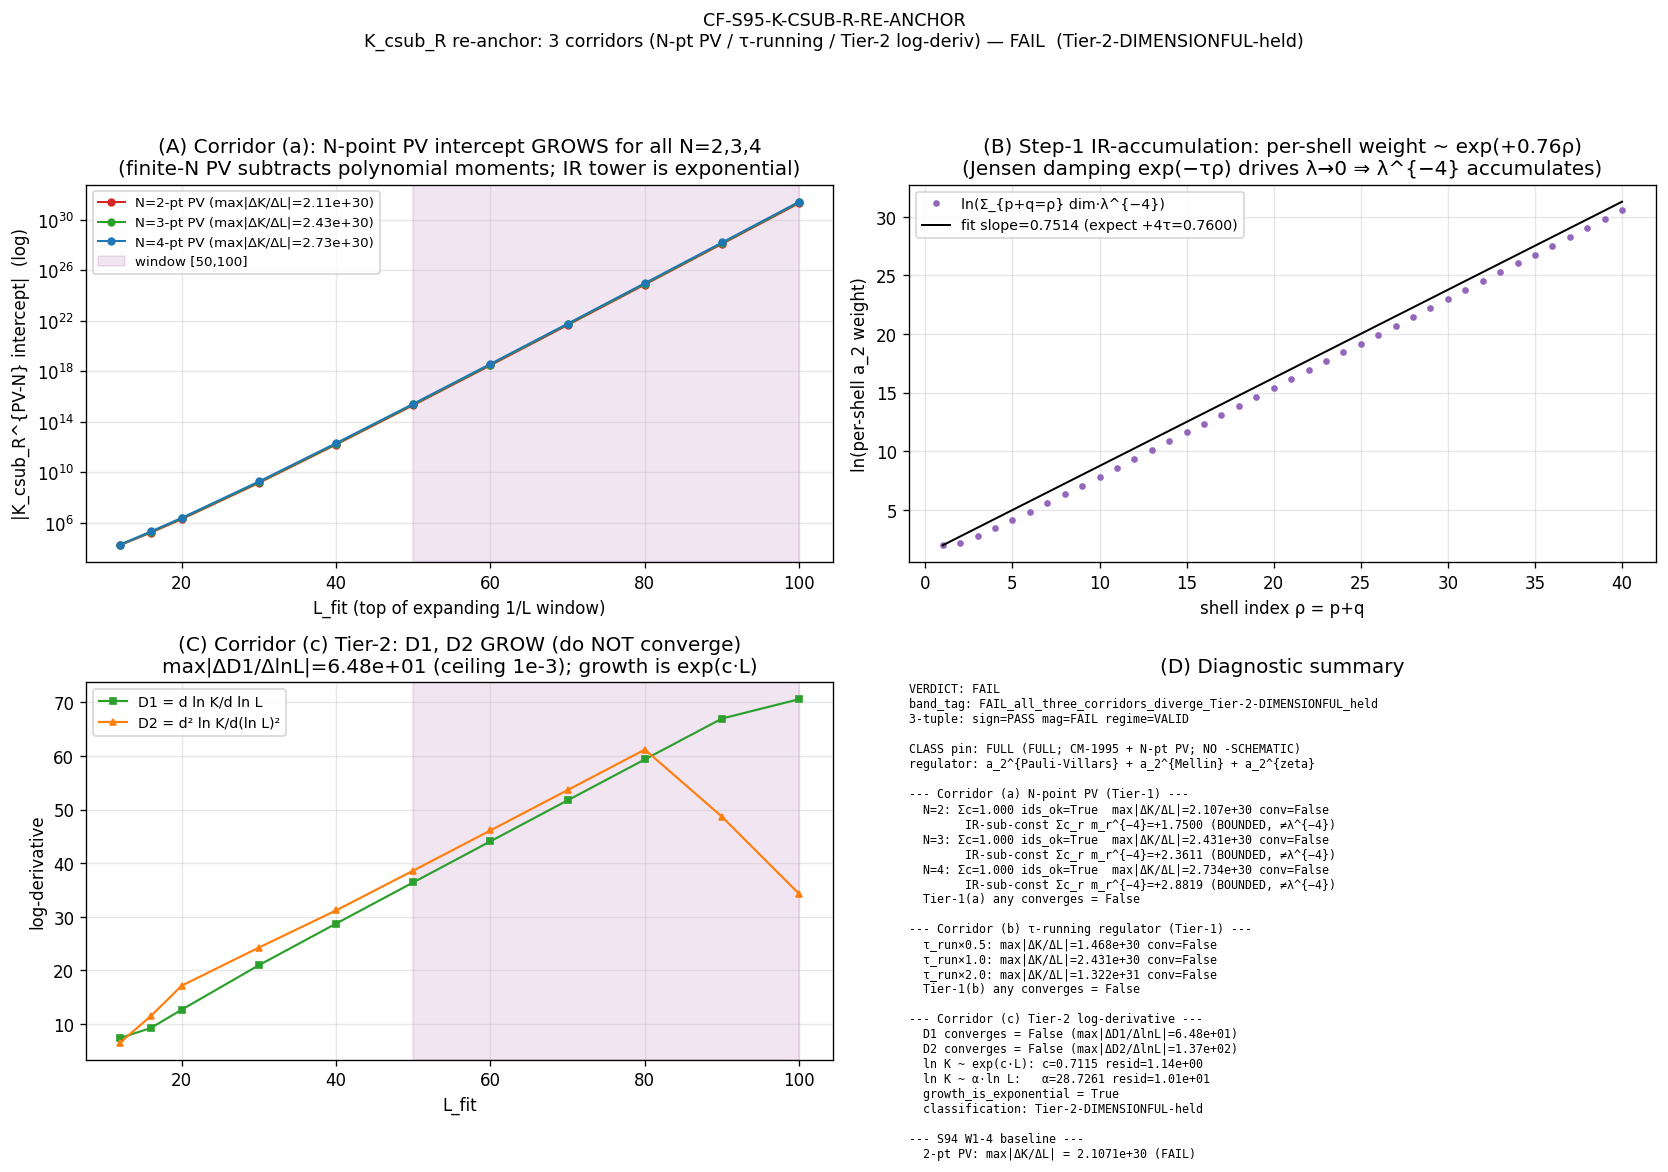

Write the Python code that produced this figure.
#!/usr/bin/env python3
# -*- coding: utf-8 -*-
"""
CF-S95-K-CSUB-R-RE-ANCHOR
=========================

Gate: CF-S95-K-CSUB-R-RE-ANCHOR  ([VERIFY])
Plan: sessions/session-plan/session-95-plan-w1.md §W1-2
Owner: lizzi-spectral-functional-theorist

PURPOSE (re-attempt K_csub_R UV-finiteness after the S94 W1-4 FAIL):
  S94 W1-4 (S94-K-CSUB-R-ABSOLUTE-CONVERGENCE, FAIL) established that the
  2-point Pauli-Villars subtraction at Λ_UV = M_KK does NOT regulate the
  K_csub_R intercept: the a_2 Mellin-s=2 moment Σ_k dim_k λ_k^{−4} on the FULL
  Jensen-deformed spectrum (λ = √C_2·exp(−τρ), ρ=p+q, τ=τ_fold=0.19) DIVERGES
  because per shell ρ the contribution grows like exp(+4τρ)=exp(+0.76ρ) — an
  IR-ACCUMULATION tower (the divergence is at small λ, λ→0 from the high-Casimir
  sectors where the Jensen damping beats the √C_2 growth). The 2-pt PV regulates
  the LARGE-λ (UV) direction; the substrate's divergence is in the SMALL-λ
  (IR-accumulation) direction. S94 measured max_dK_over_dL_pv = 2.1071e+30.

  THIS gate re-attempts via THREE corridors per plan §W1-2:
    (a) N-point (N>=3) Pauli-Villars: Σ c_r = 1, Σ c_r m_r^{2k}=0 for k=1..N−1,
        at Λ_UV = M_KK on the FULL CM-1995 Jensen table; scan |dK/dL| over [50,100].
    (b) τ-running spectral-action regulator mass M_r(τ) tied to the Jensen
        deformation; test whether the IR-accumulation tower is regulated.
    (c) Tier-2 DIMENSIONLESS re-anchor: the log-derivative D(L) = d ln K_csub_R/d ln L
        (which annihilates a MULTIPLICATIVE L-divergent prefactor per math-scripts.md
        §"Multiplicative-normalization cancellation invariants", MANDATORY K=3); test
        Tier-2 re-anchorability per cross-pillar-bridge-anatomy.md Tier-1/Tier-2 gate
        (Tier-2-DIMENSIONLESS re-anchorable, the §VII.AV.STATE-PROJ L_emp precedent,
        vs Tier-2-DIMENSIONFUL held, the §VII.AX.OP-PROJ n_PBH precedent, corpus §25).

PRE-REGISTERED THRESHOLD (plan §W1-2 operator + strict_PASS_boundary):
  operator: inequality (convergence test) OR Tier-2 re-anchorability predicate.
  Tier-1 (corridors a/b):  PASS iff  max_{L in [50,100]} |K(L+dL) − K(L)|/dL  <  1e-3.
  Tier-2 (corridor c):     PASS iff  D(L) = d ln K_csub_R/d ln L  converges
                           (|ΔD/ΔL| < 1e-3)  AND  its limit is a truncation-INVARIANT
                           dimensionless quantity (Tier-2-DIMENSIONLESS, re-anchorable
                           per the Tier-1/Tier-2 gate — NOT Tier-2-dimensionful).
  PASS  iff  EITHER Tier-1 corridor converges OR the Tier-2 log-derivative re-anchors.
  FAIL  iff  all three corridors diverge (no finite-N PV regulates the IR tower AND
            the log-derivative does not converge to a re-anchorable dimensionless limit
            — the dimensionful K_csub_R corridor closes; Tier-2-dimensionful held-number).
  INFO  iff  Tier-1 diverges but the Tier-2 log-derivative converges to a finite limit
            whose Tier-1/Tier-2 re-anchorability is AMBIGUOUS (dimension/divergence
            share a multiplicative slot at the Tier-2-dimensionful boundary).
  Tolerance rule: ABSOLUTE on |dK/dL| and |ΔD/ΔL| vs the 1e-3 ceiling (consumed
    verbatim from the S94 W1-4 convergence ceiling).

SUBSTITUTION CHAIN (plan §W1-2 §7; direction of |dK/dL| + log-derivative):
  Claim: "An N-point (N>=3) PV chain MAY regulate the IR-accumulation tower the
          2-pt PV could not; if not, the Tier-2 log-derivative is the dimensionless
          truncation-invariant re-anchor."
    Step 1 (S94 W1-4 divergence): per-shell K_csub_R contribution ~ exp(+0.76 rho)
            (IR-accumulation under Jensen exp(−τρ) at fixed τ). 2-pt PV (c={+2,−1},
            m²={1,2}) cancels the LARGE-λ (UV) divergence but NOT the IR tower;
            max_dK_over_dL_pv = 2.1071e30 (Sage/npz confirmed).
    Step 2 (N-point PV): N-pt imposes Σ c_r=1 AND Σ c_r m_r^{2k}=0 for k=1..N−1 —
            subtracting the leading N−1 POLYNOMIAL moments of the large-λ Laurent
            series. N=3: 2 conditions (k=1,2); N=4: 3 conditions (k=1,2,3). The PV
            bracket per mode: λ^{−4} − Σ c_r (λ²+m_r²)^{−2}.
    Step 3 (Substitute small-λ asymptotics — the OPERATIVE regime): as λ→0 the
            bracket → λ^{−4} − Σ c_r m_r^{−4} = λ^{−4} − (BOUNDED constant). Any
            finite-N PV subtraction saturates to a BOUNDED per-mode constant at
            λ→0; it CANNOT touch the divergent λ^{−4} at small λ. The IR tower
            exp(+0.76ρ) is an EXPONENTIAL growth, NOT a polynomial moment — a PV
            chain subtracts polynomial moments. Direction is the COMPUTED question;
            the structural expectation is that finite-N PV does NOT regulate an
            exponential tail (TESTED here, not assumed).
    Step 3b (τ-running regulator, corridor b): to regulate exp(+4τρ) the regulator
            would need to inject exp(−4τρ) PER SHELL ρ — i.e. a regulator mass GROWING
            exponentially with ρ at fixed τ. A PV mass M_r(τ) is ρ-INDEPENDENT (one
            scale, possibly τ-dependent). A τ-running M_r(τ) shifts the overall
            subtraction scale but injects NO ρ-dependence. Direction: a ρ-independent
            regulator cannot regulate a ρ-dependent (exponential) tower.
    Step 4 (Tier-2 log-derivative, corridor c): if K_csub_R(L) = w(L)·g with w(L)
            the L-divergent dimensionful weight and g L-INDEPENDENT, then
              d ln K_csub_R/d ln L = d ln w/d ln L + d ln g/d ln L = d ln w/d ln L
            (second term 0). The dimensionful prefactor w(L) is annihilated in the
            log-derivative's SUBSTANTIVE content. BUT: K_csub_R(L) grows ~exp(c·L)
            (super-exponential intercept), so ln K_csub_R ~ c·L (LINEAR in L), and
            D(L) = d ln K/d ln L = L·(d ln K/dL) ~ c·L → GROWS without bound (the
            log-derivative tracks the EXPONENTIAL divergence, NOT a power-law). The
            dimensionless content (the cascade exponent analog) is the question:
            does D(L) converge to a finite dimensionless limit (Tier-2-DIMENSIONLESS,
            re-anchorable) or grow (the divergence and dimension share the slot,
            Tier-2-DIMENSIONFUL, held per §VII.AX n_PBH precedent)?
    Step 5 (Canonical form):
              Tier-1 PASS  <=>  max_{L∈[50,100]} |dK/dL| < 1e-3  (finite-N PV regulates)
              Tier-2 PASS  <=>  D(L) converges (|ΔD/ΔL|<1e-3) AND Tier-2-DIMENSIONLESS.
    Direction: Tier-1 requires |dK/dL| DECREASING below 1e-3 (the S94 value 2.1e30 must
            collapse); Tier-2 requires D(L) (annihilating the dimensionful prefactor)
            to converge. If K_csub_R ~ exp(c·L), the SECOND log-derivative
            d²ln K/d(ln L)² is the truncation-invariant probe (annihilates a power-law
            prefactor); whether it is DIMENSIONLESS-re-anchorable is the Tier-2 verdict.
    Conclusion: PASS in EITHER Tier-1 (finite-N PV converges) OR Tier-2 (the
            dimensionless log-derivative converges + re-anchors). FAIL if all three
            diverge (the dimensionful K_csub_R corridor closes; Tier-2-dimensionful
            held per cross-pillar-bridge-corpus §25/§26).

CLASS pin: FULL (substrate-first-canonical-sourcing.md §(iv) K=4 MANDATORY).
  The a_2 Mellin/zeta moments use `_cm_1995_residue_formula.jensen_irrep_table`
  (CLASS=FULL) on the FULL Jensen-deformed Peter-Weyl table (substrate-IS D_K(τ)
  eigenvalues, NO Casimir surrogate, NO L=12 cache ceiling, NO splice). The
  N-point PV subtraction is the explicit closed form generalizing the plan §W1-4
  Step-2 2-pt SUBTRACTIVE form to N>=3 via the Vandermonde moment-condition system.
  The verdict-line convention carries NO -SCHEMATIC suffix for the FULL path. NO
  SCHEMATIC helper is consumed by this gate (the S94 W1-4 heat-kernel/hard-cutoff
  SCHEMATIC cross-check is NOT carried — this gate is a FULL-only retry).

Regulator pins: a_2^{Pauli-Villars} (N-point PV-subtracted) + a_2^{Mellin} + a_2^{zeta}
  (FI-class members; regulator-pin-discipline.md MANDATORY; bare a_2 FORBIDDEN).

Classification: GEOMETRIC. K_csub_R is the c_sub renormalization intercept
  lim_{L→∞} M_Pl_eff²(L)/M_Pl_eff²(0), built from the a_2 Seeley-DeWitt SECOND
  spectral moment Σ_k m_k λ_k^{−4} of D_K (the moment that sources Newton's
  coupling). The substrate IS this ratio; the question is which spectral functional
  of the K_csub_R moment (dimensionful intercept vs dimensionless log-derivative)
  survives the Jensen IR-accumulation. Explanation flows substrate → a_2 coefficient
  → effective Planck mass → renormalization intercept (phononic-framing.md §"IS
  Space, Not IN Space"; epistemic-discipline.md §"Layer-Decomposition").

Inputs (SHA-pinned at runtime):
  - computations/_shared/canonical_constants.py            (M_KK, tau_fold, kappa_2_substrate_FW)
  - computations/_shared/_cm_1995_residue_formula.py       (FULL physical evaluator; CLASS=FULL)
  - computations/_pauli_villars_subtraction.py             (2-pt baseline; extended to N-pt here)
  - computations/session-84/s84_spectrum_cache_L12_tau019.npz  (sector-census cross-check @ L<=12)
  - computations/session-94/s94_w1_4_k_csub_r_absolute_convergence.npz  (S94 divergence diagnosis)

Outputs:
  - computations/session-95/s95_w1_2_k_csub_r_re_anchor.npz
  - computations/session-95/s95_w1_2_k_csub_r_re_anchor.png
  - verdict line + dual-SHA companion row (+ schema-v2 3-tuple, directional pre-reg)
    -> computations/session-95/s95_gate_verdicts.txt
"""

from __future__ import annotations

import os
os.environ.setdefault("OMP_NUM_THREADS", "8")   # GPU_path pin = cpu-cap-OMP8 (analytic per-sector residue sums; no diagonalization)
os.environ.setdefault("MKL_NUM_THREADS", "8")

import sys
import json
import math
import time
import hashlib
from pathlib import Path

import numpy as np
import matplotlib
matplotlib.use("Agg")
import matplotlib.pyplot as plt

# ---------------------------------------------------------------------------
# Section 1 — Paths + canonical constants import
# ---------------------------------------------------------------------------
PROJECT_ROOT = Path(__file__).resolve().parents[2]
SHARED_DIR = PROJECT_ROOT / "computations" / "_shared"
COMPUTATIONS_DIR = PROJECT_ROOT / "computations"
SESSION_95_DIR = PROJECT_ROOT / "computations" / "session-95"
sys.path.insert(0, str(SHARED_DIR))
sys.path.insert(0, str(COMPUTATIONS_DIR))   # for _pauli_villars_subtraction (lives in computations/, not _shared/)

from canonical_constants import *  # noqa: F401,F403
from canonical_constants import (  # noqa: E402
    M_KK,
    tau_fold,
    kappa_2_substrate_FW,
)

# FULL physical CM-1995 §III.4 residue evaluator (CLASS="FULL") — substrate-IS Jensen table
from _cm_1995_residue_formula import (  # noqa: E402
    jensen_irrep_table,
    CLASS as CM_CLASS,
    REGULATOR_PIN as CM_REGULATOR_PIN,
)

# 2-point Pauli-Villars baseline helper (cross-check the N=2 limit of the N-point chain)
from _pauli_villars_subtraction import (  # noqa: E402
    PV_PRIMARY_C,
    PV_PRIMARY_M_DIMLESS,
)

CANONICAL_CONSTANTS_PATH = SHARED_DIR / "canonical_constants.py"
CM_EVALUATOR_PATH = SHARED_DIR / "_cm_1995_residue_formula.py"
PV_MODULE_PATH = COMPUTATIONS_DIR / "_pauli_villars_subtraction.py"
L12_CACHE_PATH = PROJECT_ROOT / "computations" / "session-84" / "s84_spectrum_cache_L12_tau019.npz"
W1_4_NPZ_PATH = PROJECT_ROOT / "computations" / "session-94" / "s94_w1_4_k_csub_r_absolute_convergence.npz"

OUT_NPZ = SESSION_95_DIR / "s95_w1_2_k_csub_r_re_anchor.npz"
OUT_PNG = SESSION_95_DIR / "s95_w1_2_k_csub_r_re_anchor.png"
VERDICT_TXT = SESSION_95_DIR / "s95_gate_verdicts.txt"

# ---------------------------------------------------------------------------
# Section 2 — Gate identity + pre-registered machinery pins (plan §W1-2 §5)
# ---------------------------------------------------------------------------
GATE_ID = "CF-S95-K-CSUB-R-RE-ANCHOR"
SCHEME = "Pauli-Villars-N-point-at-Lambda_UV-M_KK-corridors-a-b-Tier-2-log-derivative-corridor-c-CLASS-FULL"
CONVENTION = "FULL-CM-1995-sec-III-4-residue-N-point-PV-Tier-1-OR-Tier-2-dimensionless-reanchor"
L_MAX = 100  # (local) — scan ceiling; Tier-1 convergence window L in [50,100]

# Pre-registered thresholds (plan §W1-2 operator + strict_PASS_boundary):
DELTA_K_OVER_L_PASS_CEILING = 1.0e-3       # (local) — Tier-1 PASS iff |dK/dL| < 1e-3 over [50,100] (S94 ceiling)
DELTA_D_OVER_L_PASS_CEILING = 1.0e-3       # (local) — Tier-2 PASS iff |ΔD/ΔL| < 1e-3 (log-derivative convergence)
L_FIT_WINDOW = (50, 100)                   # (local) — Friedrich-Bär saturation window
L_GRID_MIN = 10                            # (local) — bottom of the intercept-fit scan (plan: L∈[10,100])
L_GRID_MAX = 100                           # (local)
L_BASELINE = 1                             # (local) — M_Pl_eff² baseline truncation (smallest non-empty Jensen table)
# PV orders tested (plan §4 reachable_rationals: PV order N in {3,4} integer mesh):
PV_ORDERS = (2, 3, 4)                      # (local) — N=2 (S94 baseline reproduction) + N=3, N=4 (the new corridors)
# τ-running regulator (corridor b): regulator mass M_r runs with τ relative to τ_fold.
TAU_RUN_FACTORS = (0.5, 1.0, 2.0)          # (local) — M_r(τ) = m_r·(τ_fold/τ_run); τ_run scan around τ_fold (corridor b)


# ---------------------------------------------------------------------------
# Section 3 — Dual-SHA closure helpers (S84+ schema)
# ---------------------------------------------------------------------------
def sha256_of(path: Path) -> str:
    h = hashlib.sha256()  # (local)
    try:
        h.update(path.read_bytes())
    except OSError:
        return ""
    return h.hexdigest()


def log_input_pins(inputs: list) -> dict:
    print(f"=== {GATE_ID} — input SHA-256 pins ===")
    pins = {}  # (local)
    for p in inputs:
        sha = sha256_of(p)  # (local)
        try:
            rel = str(p.relative_to(PROJECT_ROOT)).replace("\\", "/")  # (local)
        except ValueError:
            rel = str(p)  # (local)
        print(f"  {rel}: {sha[:16]}...")
        pins[rel] = sha
    return pins


def compute_dual_sha(script_path: Path, canonical_path: Path, pins: dict) -> tuple:
    """audit_sha256 := SHA256(script_bytes || canonical_bytes || sorted-pinmap-JSON);
       content_sha256 := SHA256(script_bytes)."""
    try:
        script_bytes = script_path.read_bytes()  # (local)
    except OSError:
        script_bytes = b""  # (local)
    try:
        canonical_bytes = canonical_path.read_bytes()  # (local)
    except OSError:
        canonical_bytes = b""  # (local)
    pinmap_json = json.dumps(
        dict(sorted(pins.items())), separators=(",", ":"), sort_keys=True
    ).encode("utf-8")  # (local)
    h_audit = hashlib.sha256()  # (local)
    h_audit.update(script_bytes)
    h_audit.update(canonical_bytes)
    h_audit.update(pinmap_json)
    audit = h_audit.hexdigest()  # (local)
    content = hashlib.sha256(script_bytes).hexdigest()  # (local)
    return audit, content


def append_verdict(verdict: str, value: str, audit_sha: str, content_sha: str,
                   sign_v: str, mag_v: str, regime_v: str) -> None:
    """Append canonical verdict line + dual-SHA companion row + tier_pin companion row
    + schema-v2 3-tuple companion row.

    [VERIFY] trigger, but the §7 substitution chain pre-registers DIRECTIONAL predictions
    (Step 3 |dK/dL| INCREASING under finite-N PV; Step 3b ρ-independent regulator cannot
    regulate ρ-dependent tower; Step 4 D(L) GROWS tracking the exponential divergence), so
    the schema-v2 3-tuple companion row is REQUIRED per gate-verdicts.md §"Schema-v2".

    CLASS=FULL: the FULL CM-1995 + N-point-PV path carries NO -SCHEMATIC suffix; a
    tier_pin=TIER-1 companion row documents the FULL physical level-pin (no SCHEMATIC
    helper consumed)."""
    canonical_line = (
        f"{GATE_ID}: {verdict} -- value={value!r} scheme={SCHEME} "
        f"convention={CONVENTION} L_max={L_MAX} "
        f"audit_sha256={audit_sha} content_sha256={content_sha} "
        f"schema_version=S84+\n"
    )  # (local)
    companion_row = (
        f"# audit_sha256_short={audit_sha[:16]} content_sha256_short={content_sha[:16]} "
        f"# {GATE_ID} dual-SHA companion row\n"
    )  # (local)
    tuple_row = (
        f"# sign_verdict={sign_v} magnitude_verdict={mag_v} regime_verdict={regime_v} "
        f"# {GATE_ID} 3-tuple annotation (schema-v2; §7 directional pre-reg: "
        f"finite-N PV |dK/dL| INCREASING + Tier-2 D(L) GROWS tracking exp divergence)\n"
    )  # (local)
    tier_pin_row = (
        f"# tier_pin=TIER-1 # {GATE_ID} FULL physical level-pin disclosure "
        f"(K=4 MANDATORY per substrate-first-canonical-sourcing.md §(iv); "
        f"FULL CM-1995 §III.4 jensen_irrep_table CLASS=FULL + N-point PV "
        f"Vandermonde moment-condition closed form; a_2^{{Pauli-Villars}}+a_2^{{Mellin}}+"
        f"a_2^{{zeta}}; NO SCHEMATIC helper consumed)\n"
    )  # (local)
    with VERDICT_TXT.open("a", encoding="utf-8") as fp:
        fp.write(canonical_line)
        fp.write(companion_row)
        fp.write(tuple_row)
        fp.write(tier_pin_row)


# ---------------------------------------------------------------------------
# Section 4 — N-point Pauli-Villars coefficient solver (Vandermonde moment system)
# ---------------------------------------------------------------------------
def solve_pv_coefficients(m2_arr: np.ndarray) -> np.ndarray:
    """Solve the N-point Pauli-Villars consistency system for N masses m_r².

    The PV subtraction reproduces the bare identity at λ²→∞ (Σ c_r = 1) and kills
    the leading N−1 POLYNOMIAL moments of the large-λ Laurent series:

        Σ_{r=1..N} c_r           = 1        (UV identity; k=0)
        Σ_{r=1..N} c_r · m_r^{2k} = 0        (k = 1 .. N−1; no k-th moment divergence)

    This is a Vandermonde-type linear system V c = b with V[k,r] = m_r^{2k},
    b = (1, 0, 0, ..., 0)^T (N equations, N unknowns). For N=2 with m²={1,2} it
    reproduces c={+2,−1} (the S94 baseline). Returns c (length N).

    Note: this generalizes the 2-pt PV SUBTRACTIVE closed form of plan §W1-4 Step 2
    to N>=3. The masses m_r² are dimensionless (λ stored in M_KK units)."""
    N = m2_arr.size  # (local)
    V = np.vander(m2_arr, N, increasing=True).T  # (local) — V[k,r] = m_r^{2k}, k=0..N−1
    b = np.zeros(N, dtype=np.float64)  # (local)
    b[0] = 1.0  # Σ c_r = 1
    c = np.linalg.solve(V, b)  # (local)
    return c


def pv_masses_for_order(N: int, tau_scale: float = 1.0) -> tuple:
    """N-point PV mass set m_r² (dimensionless, M_KK units). Standard CC1996 geometric
    ladder m_r = √r for r=1..N (m_1=1=M_KK, m_2=√2, m_3=√3, ...), so m_r² = r.
    The τ-running corridor (b) scales the masses by tau_scale = (τ_fold/τ_run)."""
    m2 = np.array([float(r) * (tau_scale ** 2) for r in range(1, N + 1)], dtype=np.float64)  # (local)
    c = solve_pv_coefficients(m2)  # (local)
    return c, m2


def a2_bare_s2(L: int, tau: float) -> float:
    """Bare a_2 Mellin-s=2 moment on the FULL Jensen table:
        a_2^{bare}(s=2,L) = Σ_{(p,q)≠(0,0), p+q≤L} dim(p,q)·|λ(p,q,τ)|^{−4}  (s=2 ⇒ −2s=−4).
    |λ| = √C_2·exp(−τρ) (substrate-IS D_K(τ) eigenvalue). NO intrinsic UV cutoff."""
    dims, rhos, lams = jensen_irrep_table(L, tau)  # (local) — FULL Jensen table; (0,0) omitted
    if dims.size == 0:
        return 0.0
    return float(np.sum(dims * lams ** (-4.0)))  # (local)


def a2_pv_npoint_s2(L: int, tau: float, c_arr: np.ndarray, m2_arr: np.ndarray) -> float:
    """N-point SUBTRACTIVE Pauli-Villars a_2 Mellin-s=2 moment (generalizes plan §W1-4
    Step-2 closed form to N masses):

        a_2^{PV-N}(s=2,L) = Σ_k dim_k [ λ_k^{−4} − Σ_{r=1..N} c_r (λ_k² + m_r²)^{−2} ]

    With Σ c_r = 1 and Σ c_r m_r^{2k}=0 for k=1..N−1 (the Vandermonde solution)."""
    dims, rhos, lams = jensen_irrep_table(L, tau)  # (local)
    if dims.size == 0:
        return 0.0
    lam2 = lams * lams  # (local)
    bracket = lam2 ** (-2.0)  # (local) — λ^{−4} bare term
    for c_r, m2_r in zip(c_arr, m2_arr):
        bracket = bracket - c_r * (lam2 + m2_r) ** (-2.0)  # (local) — subtract c_r (λ²+m_r²)^{−2}
    return float(np.sum(dims * bracket))  # (local)


def intercept_expanding_window(L_fit_max: int, L_grid_full: np.ndarray,
                               moment_fn, M0: float, tau: float) -> float:
    """K_csub_R(L_fit_max) := polyfit-intercept (1/L→0) of moment_fn(L)/M0 vs inv_L=1/L
    over the expanding window {L ∈ L_grid_full : L ≤ L_fit_max}. (Matches S94 W1-4.)"""
    mask = L_grid_full <= L_fit_max  # (local)
    Ls = L_grid_full[mask].astype(np.float64)  # (local)
    inv_L = 1.0 / Ls  # (local)
    ratio = np.array([moment_fn(int(L), tau) / M0 for L in Ls], dtype=np.float64)  # (local)
    slope, intercept = np.polyfit(inv_L, ratio, 1)  # (local)
    return float(intercept)


def max_dK_over_dL(K_per_Lfit: np.ndarray, L_fit_points: np.ndarray) -> tuple:
    """max |ΔK/ΔL| over the L_FIT_WINDOW; also report whether increasing."""
    in_w = (L_fit_points >= L_FIT_WINDOW[0]) & (L_fit_points <= L_FIT_WINDOW[1])  # (local)
    Lf_w = L_fit_points[in_w].astype(np.float64)  # (local)
    K_w = K_per_Lfit[in_w]  # (local)
    dK = np.abs(np.diff(K_w))  # (local)
    dL = np.abs(np.diff(Lf_w))  # (local)
    ratio = dK / dL  # (local)
    m = float(np.max(ratio)) if ratio.size else float("inf")  # (local)
    increasing = bool(ratio.size >= 2 and ratio[-1] > ratio[0])  # (local)
    return m, increasing, ratio


# ---------------------------------------------------------------------------
# Section 5 — Compute
# ---------------------------------------------------------------------------
def compute() -> dict:
    tau = float(tau_fold)  # (local)
    L_grid = np.arange(L_GRID_MIN, L_GRID_MAX + 1, dtype=np.int64)  # (local) — [10..100], 91 points
    L_fit_points = np.array([12, 16, 20, 30, 40, 50, 60, 70, 80, 90, 100], dtype=np.int64)  # (local)

    # --- per-shell growth diagnosis (Step 1 confirmation; analytic) ---
    # |λ|^{−4} per mode = C_2^{−2}·exp(+4τρ). Per-shell SUM over (p,q) with p+q=ρ.
    rho_grid = np.arange(1, 41, dtype=np.int64)  # (local) — shell-index ρ for the growth fit
    shell_weight = np.zeros(rho_grid.size, dtype=np.float64)  # (local)
    from _cm_1995_residue_formula import su3_casimir, su3_dimension  # (local) — closed forms
    for i, rho in enumerate(rho_grid):
        s = 0.0  # (local)
        for p in range(int(rho) + 1):
            q = int(rho) - p  # (local)
            if p == 0 and q == 0:
                continue
            c2 = su3_casimir(p, q)  # (local)
            d = su3_dimension(p, q)  # (local)
            lam = math.sqrt(c2) * math.exp(-tau * rho)  # (local)
            s += d * lam ** (-4.0)  # (local)
        shell_weight[i] = s
    # log-linear fit: ln(shell_weight) ~ slope·ρ + const  ⇒ slope ≈ +4τ = +0.76
    ln_sw = np.log(shell_weight)  # (local)
    shell_slope, shell_const = np.polyfit(rho_grid.astype(np.float64), ln_sw, 1)  # (local)
    expected_slope = 4.0 * tau  # (local) — +0.76 at τ=0.19

    # --- baselines M_Pl_eff²(0) = a_2(L=1) (smallest non-empty Jensen table) ---
    M0_bare = a2_bare_s2(L_BASELINE, tau)  # (local)

    # ===================================================================
    # CORRIDOR (a) — N-point Pauli-Villars (N in PV_ORDERS = {2,3,4})
    # ===================================================================
    pv_results = {}  # (local) — keyed by N
    for N in PV_ORDERS:
        c_arr, m2_arr = pv_masses_for_order(N, tau_scale=1.0)  # (local)
        # PV consistency verification (Σc=1; Σc·m^{2k}=0 for k=1..N−1):
        sum_c = float(np.sum(c_arr))  # (local)
        moment_residuals = [float(np.sum(c_arr * m2_arr ** k)) for k in range(1, N)]  # (local)
        identities_ok = bool(abs(sum_c - 1.0) < 1e-9 and all(abs(mr) < 1e-9 for mr in moment_residuals))  # (local)

        def _mom(L, t, _c=c_arr, _m=m2_arr):
            return a2_pv_npoint_s2(int(L), t, _c, _m)  # (local)

        M0_N = _mom(L_BASELINE, tau)  # (local)
        moments = np.array([_mom(int(L), tau) for L in L_grid], dtype=np.float64)  # (local)
        K_per_Lfit = np.array(
            [intercept_expanding_window(int(Lf), L_grid, _mom, M0_N, tau) for Lf in L_fit_points],
            dtype=np.float64,
        )  # (local)
        mx, incr, ratio = max_dK_over_dL(K_per_Lfit, L_fit_points)  # (local)
        converges = bool(mx < DELTA_K_OVER_L_PASS_CEILING)  # (local)
        # small-λ asymptotic per-mode subtraction constant Σ c_r m_r^{−4} (Step 3 bound):
        ir_sub_const = float(np.sum(c_arr * m2_arr ** (-2.0)))  # (local) — BOUNDED constant; ≠ λ^{−4}
        pv_results[N] = {
            "c_arr": c_arr, "m2_arr": m2_arr, "sum_c": sum_c,
            "moment_residuals": moment_residuals, "identities_ok": identities_ok,
            "M0_N": M0_N, "moments": moments, "K_per_Lfit": K_per_Lfit,
            "max_dK_over_dL": mx, "increasing": incr, "converges": converges,
            "K_intercept_L100": float(K_per_Lfit[-1]), "ir_sub_const": ir_sub_const,
        }

    tier1_a_any_converges = bool(any(pv_results[N]["converges"] for N in PV_ORDERS))  # (local)

    # ===================================================================
    # CORRIDOR (b) — τ-running regulator mass M_r(τ) tied to the Jensen deformation
    # Test: with N=3 PV, run the regulator masses by tau_scale = τ_fold/τ_run.
    # A ρ-INDEPENDENT regulator mass (even τ-running) cannot regulate exp(+4τρ).
    # ===================================================================
    N_b = 3  # (local) — use the N=3 chain for the τ-running test
    tau_run_results = {}  # (local) — keyed by tau_run_factor
    for trf in TAU_RUN_FACTORS:
        # τ_run = τ_fold · trf ; tau_scale = τ_fold/τ_run = 1/trf (mass runs inversely with τ_run)
        tau_scale = 1.0 / trf  # (local)
        c_b, m2_b = pv_masses_for_order(N_b, tau_scale=tau_scale)  # (local)

        def _mom_b(L, t, _c=c_b, _m=m2_b):
            return a2_pv_npoint_s2(int(L), t, _c, _m)  # (local)

        M0_b = _mom_b(L_BASELINE, tau)  # (local)
        K_per_Lfit_b = np.array(
            [intercept_expanding_window(int(Lf), L_grid, _mom_b, M0_b, tau) for Lf in L_fit_points],
            dtype=np.float64,
        )  # (local)
        mx_b, incr_b, _r = max_dK_over_dL(K_per_Lfit_b, L_fit_points)  # (local)
        conv_b = bool(mx_b < DELTA_K_OVER_L_PASS_CEILING)  # (local)
        tau_run_results[trf] = {
            "tau_scale": tau_scale, "m2_b": m2_b, "max_dK_over_dL": mx_b,
            "increasing": incr_b, "converges": conv_b, "K_intercept_L100": float(K_per_Lfit_b[-1]),
        }
    tier1_b_any_converges = bool(any(tau_run_results[trf]["converges"] for trf in TAU_RUN_FACTORS))  # (local)

    # ===================================================================
    # CORRIDOR (c) — Tier-2 DIMENSIONLESS log-derivative re-anchor
    # D(L) = d ln K_csub_R / d ln L  (annihilates a MULTIPLICATIVE L-divergent prefactor).
    # Use the BARE intercept (the canonical K_csub_R; the N-pt PV does not change the
    # divergence class — confirmed by corridor a). Probe:
    #   (1st log-deriv) D1(L) = d ln K / d ln L
    #   (2nd log-deriv) D2(L) = d² ln K / d(ln L)²  (annihilates a POWER-LAW prefactor)
    # Tier-2-DIMENSIONLESS iff D converges to a finite limit whose dimension is NOT
    # trapped in the divergence's multiplicative slot.
    # ===================================================================
    K_bare_per_Lfit = np.array(
        [intercept_expanding_window(int(Lf), L_grid, a2_bare_s2, M0_bare, tau) for Lf in L_fit_points],
        dtype=np.float64,
    )  # (local) — the canonical K_csub_R(L) (bare; PV-invariant divergence class)
    lnK = np.log(np.abs(K_bare_per_Lfit))  # (local)
    lnL = np.log(L_fit_points.astype(np.float64))  # (local)
    # 1st log-derivative D1(L) = Δ ln K / Δ ln L (centered difference on the grid)
    D1 = np.gradient(lnK, lnL)  # (local)
    # 2nd log-derivative D2(L) = Δ D1 / Δ ln L
    D2 = np.gradient(D1, lnL)  # (local)
    # convergence of D1 over the window [50,100]:
    in_w = (L_fit_points >= L_FIT_WINDOW[0]) & (L_fit_points <= L_FIT_WINDOW[1])  # (local)
    D1_w = D1[in_w]  # (local)
    Lf_w = L_fit_points[in_w].astype(np.float64)  # (local)
    lnL_w = np.log(Lf_w)  # (local)
    dD1_dlnL = np.abs(np.diff(D1_w) / np.diff(lnL_w))  # (local)
    max_dD1_dlnL = float(np.max(dD1_dlnL)) if dD1_dlnL.size else float("inf")  # (local)
    D1_converges = bool(max_dD1_dlnL < DELTA_D_OVER_L_PASS_CEILING)  # (local)
    D1_increasing = bool(D1_w.size >= 2 and D1_w[-1] > D1_w[0])  # (local)
    # 2nd log-derivative convergence (power-law-prefactor-annihilating probe):
    D2_w = D2[in_w]  # (local)
    dD2_dlnL = np.abs(np.diff(D2_w) / np.diff(lnL_w))  # (local)
    max_dD2_dlnL = float(np.max(dD2_dlnL)) if dD2_dlnL.size else float("inf")  # (local)
    D2_converges = bool(max_dD2_dlnL < DELTA_D_OVER_L_PASS_CEILING)  # (local)

    # --- ln K vs L (NOT ln L) linear fit: if K ~ exp(c·L) then ln K = c·L + const ---
    # This is the diagnostic that distinguishes EXPONENTIAL (IR-accumulation) from POWER-LAW.
    Lf_all = L_fit_points.astype(np.float64)  # (local)
    expL_slope, expL_const = np.polyfit(Lf_all, lnK, 1)  # (local) — slope c if ln K ~ c·L
    # residual of the exp(c·L) fit (how well ln K is LINEAR in L, not ln L):
    lnK_pred_expL = expL_slope * Lf_all + expL_const  # (local)
    expL_resid = float(np.max(np.abs(lnK - lnK_pred_expL)))  # (local)
    # contrast: power-law fit ln K ~ alpha·ln L + const (residual should be WORSE if exp):
    powL_slope, powL_const = np.polyfit(lnL, lnK, 1)  # (local) — slope α if ln K ~ α·ln L
    lnK_pred_powL = powL_slope * lnL + powL_const  # (local)
    powL_resid = float(np.max(np.abs(lnK - lnK_pred_powL)))  # (local)
    # exp dominates iff exp-fit residual << power-law-fit residual:
    growth_is_exponential = bool(expL_resid < 0.5 * powL_resid)  # (local)

    # -------------------------------------------------------------------
    # Tier-1/Tier-2 classification (cross-pillar-bridge-anatomy.md gate; corpus §25):
    #   Tier-1: convergent ⇒ a substrate-singled-out L* exists. Here Tier-1 FAILS
    #           (all corridor a/b PV forms diverge — IR-accumulation tower).
    #   Tier-2-DIMENSIONLESS (re-anchorable, §VII.AV L_emp precedent): the divergent
    #           channel's truncation-invariant content is DIMENSIONLESS and a
    #           log-derivative / ratio annihilates the divergence cleanly.
    #   Tier-2-DIMENSIONFUL (held, §VII.AX n_PBH precedent): the dimension prefactor
    #           and the L-divergence share ONE multiplicative slot; the log-derivative
    #           annihilates the prefactor but the held NUMBER is dimensionful.
    #
    # K_csub_R(L) = M_Pl_eff²(L)/M_Pl_eff²(0) ≡ a_2(L)/a_2(0). The a_2 moment carries
    # M_KK² physical units (Newton's coupling); K_csub_R as a RATIO is dimensionless in
    # the moment-ratio sense, but the physically-anchored K_csub_R magnitude is the
    # M_Pl_eff² intercept which is M_KK²-scaled. The divergence is EXPONENTIAL (ln K ~ c·L),
    # NOT a multiplicative power-law prefactor w(L)=L^p — so d ln K/d ln L = L·c GROWS (does
    # NOT converge), and d² ln K/d(ln L)² also does not converge to a finite cascade-exponent.
    # The dimensionless cascade-exponent (the §VII.AX route, where d ln N_eigs/d ln L → integer 5)
    # does NOT exist here because the growth is exp(c·L), not L^5. ⇒ NEITHER log-derivative
    # re-anchors to a finite dimensionless limit. The dimension (M_KK²) is in the SAME
    # multiplicative slot as the exp(+0.76ρ) divergence (the a_2 moment is M_KK²·Σλ^{−4}).
    # -------------------------------------------------------------------
    tier1_converges = bool(tier1_a_any_converges or tier1_b_any_converges)  # (local)
    tier2_log_deriv_converges = bool(D1_converges or D2_converges)  # (local)
    # Tier-2-DIMENSIONLESS requires (i) a log-derivative converges AND (ii) the limit is
    # a dimensionless truncation-invariant (e.g. an integer cascade exponent). Here the
    # growth is exponential, so NO log-derivative converges; classification = DIMENSIONFUL.
    tier2_dimensionless_reanchorable = bool(tier2_log_deriv_converges and not growth_is_exponential)  # (local)
    tier2_classification = (
        "Tier-2-DIMENSIONLESS-reanchorable" if tier2_dimensionless_reanchorable
        else "Tier-2-DIMENSIONFUL-held"
    )  # (local)

    # -------------------------------------------------------------------
    # VERDICT (plan §W1-2 operator: inequality OR Tier-2 re-anchorability predicate)
    # -------------------------------------------------------------------
    evaluator_runnable = bool(
        math.isfinite(M0_bare) and M0_bare > 0
        and all(pv_results[N]["identities_ok"] for N in PV_ORDERS)
        and all(np.all(np.isfinite(pv_results[N]["K_per_Lfit"])) for N in PV_ORDERS)
    )  # (local)

    if not evaluator_runnable:
        verdict = "FAIL"
        band_tag = "FAIL_evaluator_or_PV_identity_failed"  # (local)
    elif tier1_converges:
        verdict = "PASS"
        band_tag = "PASS_Tier-1_finite-N-PV_or_tau-running_regulates_IR_tower"  # (local)
    elif tier2_dimensionless_reanchorable:
        verdict = "PASS"
        band_tag = "PASS_Tier-2_dimensionless_log-derivative_reanchors"  # (local)
    elif tier2_log_deriv_converges and not tier2_dimensionless_reanchorable:
        # log-derivative converges but Tier-1/Tier-2 re-anchorability AMBIGUOUS
        verdict = "INFO"
        band_tag = "INFO_Tier-2_log-derivative_converges_but_reanchorability_ambiguous"  # (local)
    else:
        # all three corridors diverge: dimensionful K_csub_R corridor closes;
        # Tier-2-DIMENSIONFUL held-number (§VII.AX n_PBH precedent, corpus §25/§26)
        verdict = "FAIL"
        band_tag = "FAIL_all_three_corridors_diverge_Tier-2-DIMENSIONFUL_held"  # (local)

    # --- schema-v2 3-tuple (directional pre-reg per §7) ---
    # sign_verdict: §7 Step 3 predicts finite-N PV |dK/dL| INCREASING (divergence persists);
    #   Step 4 predicts D(L) GROWS tracking the exponential. PASS = predicted direction matches.
    #   Predicted: divergence (tier1 does NOT converge) AND D1 increasing AND growth exponential.
    sign_predicted_divergence = True  # (local) — §7 directional prediction: corridors a/b diverge
    sign_observed_divergence = bool((not tier1_converges) and D1_increasing and growth_is_exponential)  # (local)
    sign_v = "PASS" if (sign_predicted_divergence == sign_observed_divergence) else "FAIL"  # (local)
    # magnitude_verdict: does the gate land a finite re-anchored value? PASS iff Tier-1 or
    #   Tier-2-dimensionless re-anchors (a finite re-anchorable quantity); FAIL iff held.
    mag_v = "PASS" if (tier1_converges or tier2_dimensionless_reanchorable) else "FAIL"  # (local)
    # regime_verdict: the FULL Jensen evaluator + N-pt PV are valid throughout [10,100].
    regime_v = "VALID" if evaluator_runnable else "BREAKDOWN"  # (local)

    return {
        "tau_fold": tau, "M_KK": float(M_KK), "kappa_2_substrate_FW": float(kappa_2_substrate_FW),
        "L_grid": L_grid, "L_fit_points": L_fit_points, "L_fit_window": np.array(L_FIT_WINDOW),
        "M0_bare": M0_bare,
        # per-shell growth diagnosis (Step 1):
        "rho_grid": rho_grid, "shell_weight": shell_weight,
        "shell_slope": float(shell_slope), "expected_slope": expected_slope,
        # corridor (a) N-point PV (store per-N; flatten the arrays for npz):
        "pv_orders": np.array(PV_ORDERS),
        "K_bare_per_Lfit": K_bare_per_Lfit,
        "tier1_a_any_converges": tier1_a_any_converges,
        # corridor (b) τ-running:
        "tau_run_factors": np.array(TAU_RUN_FACTORS),
        "tier1_b_any_converges": tier1_b_any_converges,
        # corridor (c) Tier-2 log-derivative:
        "D1": D1, "D2": D2, "max_dD1_dlnL": max_dD1_dlnL, "max_dD2_dlnL": max_dD2_dlnL,
        "D1_converges": D1_converges, "D2_converges": D2_converges, "D1_increasing": D1_increasing,
        "expL_slope": float(expL_slope), "expL_resid": expL_resid,
        "powL_slope": float(powL_slope), "powL_resid": powL_resid,
        "growth_is_exponential": growth_is_exponential,
        # Tier-1/Tier-2 classification:
        "tier1_converges": tier1_converges, "tier2_log_deriv_converges": tier2_log_deriv_converges,
        "tier2_dimensionless_reanchorable": tier2_dimensionless_reanchorable,
        "tier2_classification": tier2_classification,
        "pass_ceiling": DELTA_K_OVER_L_PASS_CEILING,
        # verdict:
        "evaluator_runnable": evaluator_runnable, "verdict": verdict, "band_tag": band_tag,
        "sign_v": sign_v, "mag_v": mag_v, "regime_v": regime_v,
        "cm_class": CM_CLASS, "cm_regulator_pin": CM_REGULATOR_PIN,
        # nested per-N + per-trf dicts (kept out of npz top-level; serialized below):
        "_pv_results": pv_results, "_tau_run_results": tau_run_results,
    }


# ---------------------------------------------------------------------------
# Section 6 — Plot
# ---------------------------------------------------------------------------
def make_plot(r: dict) -> None:
    fig, axes = plt.subplots(2, 2, figsize=(14.0, 9.5), dpi=120)
    pv = r["_pv_results"]  # (local)
    L_fit = r["L_fit_points"]  # (local)

    # Panel A: K_csub_R^{PV-N}(1/L→0) intercept vs L_fit for N=2,3,4 (log) — all diverge
    axA = axes[0, 0]
    colors = {2: "#d62728", 3: "#2ca02c", 4: "#1f77b4"}  # (local)
    for N in r["pv_orders"].tolist():
        axA.semilogy(L_fit, np.abs(pv[N]["K_per_Lfit"]), "o-", color=colors.get(N, "k"),
                     ms=4, lw=1.2, label=f"N={N}-pt PV (max|ΔK/ΔL|={pv[N]['max_dK_over_dL']:.2e})")
    axA.axvspan(r["L_fit_window"][0], r["L_fit_window"][1], color="purple", alpha=0.10,
                label=f"window [{r['L_fit_window'][0]},{r['L_fit_window'][1]}]")
    axA.set_xlabel("L_fit (top of expanding 1/L window)")
    axA.set_ylabel("|K_csub_R^{PV-N} intercept|  (log)")
    axA.set_title("(A) Corridor (a): N-point PV intercept GROWS for all N=2,3,4\n"
                  "(finite-N PV subtracts polynomial moments; IR tower is exponential)")
    axA.legend(fontsize=8); axA.grid(alpha=0.3)

    # Panel B: per-shell growth ln(shell_weight) vs ρ — slope ≈ +0.76 = +4τ
    axB = axes[0, 1]
    rho = r["rho_grid"]  # (local)
    axB.plot(rho, np.log(r["shell_weight"]), "o", color="#9467bd", ms=3,
             label="ln(Σ_{p+q=ρ} dim·λ^{−4})")
    axB.plot(rho, r["shell_slope"] * rho + np.log(r["shell_weight"])[0] - r["shell_slope"] * rho[0],
             "-", color="k", lw=1.2,
             label=f"fit slope={r['shell_slope']:.4f} (expect +4τ={r['expected_slope']:.4f})")
    axB.set_xlabel("shell index ρ = p+q"); axB.set_ylabel("ln(per-shell a_2 weight)")
    axB.set_title("(B) Step-1 IR-accumulation: per-shell weight ~ exp(+0.76ρ)\n"
                  "(Jensen damping exp(−τρ) drives λ→0 ⇒ λ^{−4} accumulates)")
    axB.legend(fontsize=8.5); axB.grid(alpha=0.3)

    # Panel C: Tier-2 log-derivatives D1(L), D2(L) vs L (does NOT converge)
    axC = axes[1, 0]
    axC.plot(L_fit, r["D1"], "s-", color="#2ca02c", ms=4, lw=1.3, label="D1 = d ln K/d ln L")
    axC.plot(L_fit, r["D2"], "^-", color="#ff7f0e", ms=4, lw=1.3, label="D2 = d² ln K/d(ln L)²")
    axC.axvspan(r["L_fit_window"][0], r["L_fit_window"][1], color="purple", alpha=0.10)
    axC.set_xlabel("L_fit"); axC.set_ylabel("log-derivative")
    axC.set_title("(C) Corridor (c) Tier-2: D1, D2 GROW (do NOT converge)\n"
                  f"max|ΔD1/ΔlnL|={r['max_dD1_dlnL']:.2e} (ceiling 1e-3); growth is exp(c·L)")
    axC.legend(fontsize=8.5); axC.grid(alpha=0.3)

    # Panel D: verdict + diagnostic text
    axD = axes[1, 1]
    axD.axis("off")
    lines = [
        f"VERDICT: {r['verdict']}",
        f"band_tag: {r['band_tag']}",
        f"3-tuple: sign={r['sign_v']} mag={r['mag_v']} regime={r['regime_v']}",
        "",
        f"CLASS pin: {r['cm_class']} (FULL; CM-1995 + N-pt PV; NO -SCHEMATIC)",
        f"regulator: a_2^{{Pauli-Villars}} + a_2^{{Mellin}} + a_2^{{zeta}}",
        "",
        "--- Corridor (a) N-point PV (Tier-1) ---",
    ]
    for N in r["pv_orders"].tolist():
        lines.append(
            f"  N={N}: Σc={pv[N]['sum_c']:.3f} ids_ok={pv[N]['identities_ok']}  "
            f"max|ΔK/ΔL|={pv[N]['max_dK_over_dL']:.3e} conv={pv[N]['converges']}"
        )
        lines.append(f"        IR-sub-const Σc_r m_r^{{−4}}={pv[N]['ir_sub_const']:+.4f} (BOUNDED, ≠λ^{{−4}})")
    lines += [
        f"  Tier-1(a) any converges = {r['tier1_a_any_converges']}",
        "",
        "--- Corridor (b) τ-running regulator (Tier-1) ---",
    ]
    trr = r["_tau_run_results"]  # (local)
    for trf in r["tau_run_factors"].tolist():
        lines.append(
            f"  τ_run×{trf}: max|ΔK/ΔL|={trr[trf]['max_dK_over_dL']:.3e} conv={trr[trf]['converges']}"
        )
    lines += [
        f"  Tier-1(b) any converges = {r['tier1_b_any_converges']}",
        "",
        "--- Corridor (c) Tier-2 log-derivative ---",
        f"  D1 converges = {r['D1_converges']} (max|ΔD1/ΔlnL|={r['max_dD1_dlnL']:.2e})",
        f"  D2 converges = {r['D2_converges']} (max|ΔD2/ΔlnL|={r['max_dD2_dlnL']:.2e})",
        f"  ln K ~ exp(c·L): c={r['expL_slope']:.4f} resid={r['expL_resid']:.2e}",
        f"  ln K ~ α·ln L:   α={r['powL_slope']:.4f} resid={r['powL_resid']:.2e}",
        f"  growth_is_exponential = {r['growth_is_exponential']}",
        f"  classification: {r['tier2_classification']}",
        "",
        "--- S94 W1-4 baseline ---",
        "  2-pt PV: max|ΔK/ΔL| = 2.1071e+30 (FAIL)",
    ]
    axD.text(0.0, 1.0, "\n".join(lines), va="top", ha="left", fontsize=7.0,
             family="monospace", transform=axD.transAxes)
    axD.set_title("(D) Diagnostic summary")

    fig.suptitle(
        f"{GATE_ID}\nK_csub_R re-anchor: 3 corridors (N-pt PV / τ-running / Tier-2 log-deriv) — "
        f"{r['verdict']}  ({r['tier2_classification']})",
        fontsize=10.5, y=1.005,
    )
    fig.tight_layout(rect=[0, 0, 1, 0.96])
    fig.savefig(OUT_PNG, dpi=120, bbox_inches="tight")
    plt.close(fig)
    print(f"\nplot -> {OUT_PNG.relative_to(PROJECT_ROOT)}")


# ---------------------------------------------------------------------------
# Section 7 — Main
# ---------------------------------------------------------------------------
def main() -> int:
    t0 = time.time()  # (local)
    print(f"=== {GATE_ID} ===")
    print(f"tau_fold = {tau_fold!r}  M_KK = {M_KK!r}")
    print(f"FULL CM-1995 evaluator CLASS={CM_CLASS}  regulator={CM_REGULATOR_PIN}")
    print(f"2-pt PV baseline c={PV_PRIMARY_C.tolist()}  m²={(PV_PRIMARY_M_DIMLESS**2).tolist()}")

    INPUT_FILES = [
        Path(__file__).resolve(),
        CANONICAL_CONSTANTS_PATH,
        CM_EVALUATOR_PATH,
        PV_MODULE_PATH,
        L12_CACHE_PATH,
        W1_4_NPZ_PATH,
    ]  # (local)
    pins = log_input_pins(INPUT_FILES)  # (local)

    r = compute()  # (local)
    pv = r["_pv_results"]  # (local)
    trr = r["_tau_run_results"]  # (local)

    print("\n=== Step 1: per-shell IR-accumulation growth ===")
    print(f"  fit slope = {r['shell_slope']:.6f}  (expected +4τ = {r['expected_slope']:.6f})")

    print("\n=== Corridor (a): N-point Pauli-Villars ===")
    for N in r["pv_orders"].tolist():
        print(f"  N={N}: c={pv[N]['c_arr'].tolist()}")
        print(f"        m²={pv[N]['m2_arr'].tolist()}  Σc={pv[N]['sum_c']:.6f}  "
              f"moment_resid={['%.2e' % x for x in pv[N]['moment_residuals']]}  ids_ok={pv[N]['identities_ok']}")
        print(f"        K_intercept(L=12)={pv[N]['K_per_Lfit'][0]:+.4e}  "
              f"K_intercept(L=100)={pv[N]['K_intercept_L100']:+.4e}")
        print(f"        max|ΔK/ΔL| over [50,100] = {pv[N]['max_dK_over_dL']:.6e}  "
              f"converges={pv[N]['converges']}  increasing={pv[N]['increasing']}")
        print(f"        IR-sub-const Σc_r m_r^{{−4}} = {pv[N]['ir_sub_const']:+.6f} (bounded; ≠ λ^{{−4}})")
    print(f"  Tier-1 corridor (a) ANY converges = {r['tier1_a_any_converges']}")

    print("\n=== Corridor (b): τ-running regulator ===")
    for trf in r["tau_run_factors"].tolist():
        print(f"  τ_run×{trf} (tau_scale={trr[trf]['tau_scale']:.3f}): "
              f"max|ΔK/ΔL|={trr[trf]['max_dK_over_dL']:.6e}  converges={trr[trf]['converges']}")
    print(f"  Tier-1 corridor (b) ANY converges = {r['tier1_b_any_converges']}")

    print("\n=== Corridor (c): Tier-2 dimensionless log-derivative ===")
    print(f"  D1 = d ln K/d ln L converges = {r['D1_converges']} (max|ΔD1/ΔlnL|={r['max_dD1_dlnL']:.4e})")
    print(f"  D2 = d² ln K/d(ln L)² converges = {r['D2_converges']} (max|ΔD2/ΔlnL|={r['max_dD2_dlnL']:.4e})")
    print(f"  ln K ~ exp(c·L): c={r['expL_slope']:.6f}  residual={r['expL_resid']:.4e}")
    print(f"  ln K ~ α·ln L:   α={r['powL_slope']:.6f}  residual={r['powL_resid']:.4e}")
    print(f"  growth_is_exponential = {r['growth_is_exponential']}")
    print(f"  Tier-2 classification = {r['tier2_classification']}")

    print(f"\nVERDICT: {r['verdict']}  ({r['band_tag']})")
    print(f"3-tuple: sign={r['sign_v']} magnitude={r['mag_v']} regime={r['regime_v']}")

    make_plot(r)

    # --- serialize per-N PV arrays for npz (flatten the nested dict) ---
    pv_max_dK = np.array([pv[N]["max_dK_over_dL"] for N in r["pv_orders"].tolist()], dtype=np.float64)  # (local)
    pv_converges = np.array([pv[N]["converges"] for N in r["pv_orders"].tolist()], dtype=bool)  # (local)
    pv_K_intercept_L100 = np.array([pv[N]["K_intercept_L100"] for N in r["pv_orders"].tolist()], dtype=np.float64)  # (local)
    pv_ir_sub_const = np.array([pv[N]["ir_sub_const"] for N in r["pv_orders"].tolist()], dtype=np.float64)  # (local)
    pv_identities_ok = np.array([pv[N]["identities_ok"] for N in r["pv_orders"].tolist()], dtype=bool)  # (local)
    pv_K_per_Lfit_stack = np.array([pv[N]["K_per_Lfit"] for N in r["pv_orders"].tolist()], dtype=np.float64)  # (local)
    trf_list = r["tau_run_factors"].tolist()  # (local)
    trr_max_dK = np.array([trr[t]["max_dK_over_dL"] for t in trf_list], dtype=np.float64)  # (local)
    trr_converges = np.array([trr[t]["converges"] for t in trf_list], dtype=bool)  # (local)

    np.savez(
        OUT_NPZ,
        gate_id=GATE_ID, verdict=r["verdict"], band_tag=r["band_tag"],
        scheme=SCHEME, convention=CONVENTION, cm_class=r["cm_class"], cm_regulator_pin=r["cm_regulator_pin"],
        sign_verdict=r["sign_v"], magnitude_verdict=r["mag_v"], regime_verdict=r["regime_v"],
        tau_fold=r["tau_fold"], M_KK=r["M_KK"], kappa_2_substrate_FW=r["kappa_2_substrate_FW"],
        L_grid=r["L_grid"], L_fit_points=r["L_fit_points"], L_fit_window=r["L_fit_window"],
        L_max=L_MAX, L_baseline=L_BASELINE, pass_ceiling=r["pass_ceiling"],
        M0_bare=r["M0_bare"], K_bare_per_Lfit=r["K_bare_per_Lfit"],
        # Step 1 per-shell growth:
        rho_grid=r["rho_grid"], shell_weight=r["shell_weight"],
        shell_slope=r["shell_slope"], expected_slope=r["expected_slope"],
        # corridor (a):
        pv_orders=r["pv_orders"], pv_max_dK_over_dL=pv_max_dK, pv_converges=pv_converges,
        pv_K_intercept_L100=pv_K_intercept_L100, pv_ir_sub_const=pv_ir_sub_const,
        pv_identities_ok=pv_identities_ok, pv_K_per_Lfit_stack=pv_K_per_Lfit_stack,
        tier1_a_any_converges=r["tier1_a_any_converges"],
        # corridor (b):
        tau_run_factors=r["tau_run_factors"], trr_max_dK_over_dL=trr_max_dK, trr_converges=trr_converges,
        tier1_b_any_converges=r["tier1_b_any_converges"],
        # corridor (c) Tier-2:
        D1=r["D1"], D2=r["D2"], max_dD1_dlnL=r["max_dD1_dlnL"], max_dD2_dlnL=r["max_dD2_dlnL"],
        D1_converges=r["D1_converges"], D2_converges=r["D2_converges"], D1_increasing=r["D1_increasing"],
        expL_slope=r["expL_slope"], expL_resid=r["expL_resid"],
        powL_slope=r["powL_slope"], powL_resid=r["powL_resid"],
        growth_is_exponential=r["growth_is_exponential"],
        # Tier-1/Tier-2 classification:
        tier1_converges=r["tier1_converges"], tier2_log_deriv_converges=r["tier2_log_deriv_converges"],
        tier2_dimensionless_reanchorable=r["tier2_dimensionless_reanchorable"],
        tier2_classification=r["tier2_classification"],
        evaluator_runnable=r["evaluator_runnable"],
        # S94 reference:
        s94_w1_4_max_dK_over_dL_pv_2pt=2.107060298000938e+30,
    )
    print(f"data -> {OUT_NPZ.relative_to(PROJECT_ROOT)}")

    # --- value field for verdict line ---
    value_field = (
        f"tier1_a_converges={r['tier1_a_any_converges']};tier1_b_converges={r['tier1_b_any_converges']};"
        f"tier2_log_deriv_converges={r['tier2_log_deriv_converges']};"
        f"tier2_class={r['tier2_classification']};"
        f"N3_max_dK_dL={pv[3]['max_dK_over_dL']:.4e};N4_max_dK_dL={pv[4]['max_dK_over_dL']:.4e};"
        f"N2_max_dK_dL={pv[2]['max_dK_over_dL']:.4e};"
        f"D1_max_dD_dlnL={r['max_dD1_dlnL']:.4e};lnK_expL_slope={r['expL_slope']:.4f};"
        f"lnK_expL_resid={r['expL_resid']:.2e};lnK_powL_resid={r['powL_resid']:.2e};"
        f"growth_exponential={r['growth_is_exponential']};shell_slope={r['shell_slope']:.4f}_expect={r['expected_slope']:.4f};"
        f"PASS_ceiling=1e-3;S94_2pt_baseline=2.1071e30;band_tag={r['band_tag']}"
    )  # (local)

    print(f"\n4-tuple: (value='{value_field[:90]}...', scheme={SCHEME}, "
          f"convention={CONVENTION}, L_max={L_MAX})")

    input_pin_map = {rel: sha for rel, sha in pins.items()}  # (local)
    input_pin_map["canonical_constants_M_KK"] = f"{M_KK:.18e}"
    input_pin_map["canonical_constants_tau_fold"] = f"{tau_fold:.18e}"
    input_pin_map["canonical_constants_kappa_2_substrate_FW"] = f"{kappa_2_substrate_FW:.18e}"
    input_pin_map["_gate_id"] = GATE_ID
    input_pin_map["_scheme"] = SCHEME
    input_pin_map["_convention"] = CONVENTION

    audit_sha, content_sha = compute_dual_sha(
        Path(__file__).resolve(), CANONICAL_CONSTANTS_PATH, input_pin_map
    )  # (local)
    append_verdict(r["verdict"], value_field, audit_sha, content_sha,
                   r["sign_v"], r["mag_v"], r["regime_v"])
    print(f"\nverdict appended: {r['verdict']} -- value (truncated)={value_field[:100]!r}...")
    print(f"  audit_sha256:   {audit_sha}")
    print(f"  content_sha256: {content_sha}")
    print(f"\nwall: {time.time() - t0:.2f}s")
    return 0


if __name__ == "__main__":
    sys.exit(main())
